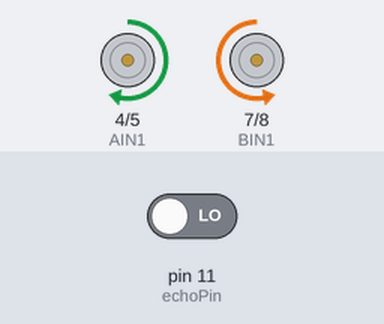
Recording of a sketch running on a simulated Arduino Uno, built with avr-gcc and run on an emulated ATmega328P. Shown: motor-driver pin pairs drawn as motors (green arrow = first pin HIGH = forward, orange = second pin HIGH = backward, longer = more drive, scaled by the enable pin). The test bench sets the inputs (shaded band); at power-on: pin 11 (echoPin) LOW. What the sketch prints to the serial monitor is not drawn.

Above: at 0.1 s.
Timing chart, 0 to 1.6 s (numbered marks = the images above):
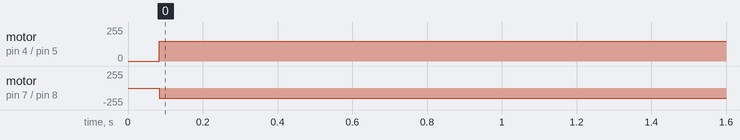

The sketch:

main.ino
```cpp
// Ultrasonic Sensor Pins
const int trigPin = 9;
const int echoPin = 11;

// Motor A (Left)
const int PWMA = 3;  // Speed
const int AIN1 = 4;  // Direction 1
const int AIN2 = 5;  // Direction 2

// Motor B (Right)
const int PWMB = 10;  // Speed
const int BIN1 = 7;  // Direction 1
const int BIN2 = 8;  // Direction 2

// Coordinates for Map Plotting
const int posX = 0;
const int posY = 1;
const int negX = 2;
const int negY = 3;

int currentCoord = posX;
int coords[4] = {512, 512, -1, -1}; // coordinates array

void setup() {
  Serial.begin(9600); // Talk to the computer

  // Ultrasonic Sensor
  pinMode(trigPin, OUTPUT);
  pinMode(echoPin, INPUT);

  // Motor Driver
  pinMode(PWMA, OUTPUT);
  pinMode(AIN1, OUTPUT);
  pinMode(AIN2, OUTPUT);
  pinMode(PWMB, OUTPUT);
  pinMode(BIN1, OUTPUT);
  pinMode(BIN2, OUTPUT);

}

void loop() {

  // search function
  search();

  if(objectDetected()) {
    Serial.println("Object within range detected!");
    goToObject();
  }

}


// --- HELPER FUNCTIONS ---

bool objectDetected() {

  long duration;
  int distance;

  // Standard Ultrasonic Ping
  digitalWrite(trigPin, LOW);
  delayMicroseconds(2);
  digitalWrite(trigPin, HIGH);
  delayMicroseconds(10);
  digitalWrite(echoPin, LOW);

  duration = pulseIn(echoPin, HIGH, 20000);
  distance = duration * 0.034 / 2;

  Serial.print("Object within ");
  Serial.print(distance);
  Serial.println(" cm");

  if(distance >= 0 && distance < 20)
    return true;
  else
    return false;

}

void moveForward(int speed) {
  // TESTED - WORKS

  // Motor A Forward
  digitalWrite(AIN1, HIGH);
  digitalWrite(AIN2, LOW);
  analogWrite(PWMA, speed);

  // Motor B Forward - Revised to combine moveForward with original turnRight
  digitalWrite(BIN1, LOW);
  digitalWrite(BIN2, HIGH);
  analogWrite(PWMB, speed);

  coords[currentCoord] += 3;

  Serial.println("Action: Forward");

}

void moveBackward(int speed) {
  // Motor A Backward
  digitalWrite(AIN1, LOW);
  digitalWrite(AIN2, HIGH);
  analogWrite(PWMA, speed);

  // Motor B Backward
  digitalWrite(BIN1, HIGH);
  digitalWrite(BIN2, LOW);
  analogWrite(PWMB, speed);

  coords[currentCoord] -= 3;

  Serial.println("Action: Backward");
}

void turnRight() {
  // Left motor forward, Right motor backward (Spin turn)
  digitalWrite(AIN1, LOW);
  digitalWrite(AIN2, HIGH);
  analogWrite(PWMA, 150);

  digitalWrite(BIN1, LOW);
  digitalWrite(BIN2, HIGH);
  analogWrite(PWMB, 150);


  if (currentCoord < 3)
    currentCoord += 1;
  else
    currentCoord = posX;

  Serial.println("Action: Turning Right");

  delay(1000); // calibrate to be 90 degrees
}

// REMOVED TURN LEFT FUNCTION. Reason: redundant

void stopMotors() {
  analogWrite(PWMA, 0);
  analogWrite(PWMB, 0);
  // Optional: Set direction pins to LOW to save power
  digitalWrite(AIN1, LOW);
  digitalWrite(AIN2, LOW);
  digitalWrite(BIN1, LOW);
  digitalWrite(BIN2, LOW);

  Serial.println("Action: Stopped");
}

void search() {

  // Search for objects
  while(!objectDetected()) {
    turnRight();
    moveForward(50);
    delay(1000);

  }

}

void goToObject() {

  // Move towards an identified object

  Serial.println("Moving towards detected object...");
  while (objectDetected()) {
    moveForward(150);
  }

  Serial.println("Object location found.");
  // Print to Serial at the end to communicate with map.py script
  Serial.print("MAP:");
  Serial.print(coords[0] - coords[2]);  // x + (-x)
  Serial.print(",");
  Serial.println(coords[1] - coords[3]); // y + (-y)
  stopMotors();

}
```

Measured:
- by itself, motor on pin 4 (AIN1) / pin 5 (AIN2): stopped → forward 150/255 at 0.08 s
- by itself, motor on pin 7 (BIN1) / pin 8 (BIN2): stopped → backward 150/255 at 0.08 s
